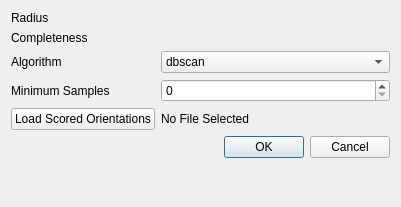
<?xml version="1.0" encoding="UTF-8"?>
<ui version="4.0">
 <class>rerun_clustering_dialog</class>
 <widget class="QDialog" name="rerun_clustering_dialog">
  <property name="geometry">
   <rect>
    <x>0</x>
    <y>0</y>
    <width>401</width>
    <height>207</height>
   </rect>
  </property>
  <property name="windowTitle">
   <string>Re-run Clustering</string>
  </property>
  <layout class="QFormLayout" name="formLayout">
   <item row="0" column="0">
    <widget class="QLabel" name="raduis_label">
     <property name="text">
      <string>Radius</string>
     </property>
    </widget>
   </item>
   <item row="1" column="0">
    <widget class="QLabel" name="completeness_label">
     <property name="text">
      <string>Completeness</string>
     </property>
    </widget>
   </item>
   <item row="1" column="1">
    <widget class="ScientificDoubleSpinBox" name="completeness" native="true">
     <property name="decimals" stdset="0">
      <number>8</number>
     </property>
     <property name="maximum" stdset="0">
      <double>1.000000000000000</double>
     </property>
     <property name="value" stdset="0">
      <double>0.850000000000000</double>
     </property>
    </widget>
   </item>
   <item row="2" column="0">
    <widget class="QLabel" name="alogirthm_label">
     <property name="text">
      <string>Algorithm</string>
     </property>
    </widget>
   </item>
   <item row="2" column="1">
    <widget class="QComboBox" name="algorithms">
     <item>
      <property name="text">
       <string>dbscan</string>
      </property>
     </item>
     <item>
      <property name="text">
       <string>sph-dbscan</string>
      </property>
     </item>
     <item>
      <property name="text">
       <string>ort-dbscan</string>
      </property>
     </item>
     <item>
      <property name="text">
       <string>fclusterdata</string>
      </property>
     </item>
    </widget>
   </item>
   <item row="4" column="0">
    <widget class="QPushButton" name="load_file">
     <property name="text">
      <string>Load Scored Orientations</string>
     </property>
    </widget>
   </item>
   <item row="3" column="0">
    <widget class="QLabel" name="min_samples_label">
     <property name="enabled">
      <bool>true</bool>
     </property>
     <property name="text">
      <string>Minimum Samples</string>
     </property>
    </widget>
   </item>
   <item row="3" column="1">
    <widget class="QSpinBox" name="min_samples">
     <property name="enabled">
      <bool>true</bool>
     </property>
    </widget>
   </item>
   <item row="6" column="1">
    <widget class="QDialogButtonBox" name="buttonBox">
     <property name="orientation">
      <enum>Qt::Horizontal</enum>
     </property>
     <property name="standardButtons">
      <set>QDialogButtonBox::Cancel|QDialogButtonBox::Ok</set>
     </property>
    </widget>
   </item>
   <item row="0" column="1">
    <widget class="ScientificDoubleSpinBox" name="radius" native="true">
     <property name="decimals" stdset="0">
      <number>8</number>
     </property>
     <property name="maximum" stdset="0">
      <double>10000000.000000000000000</double>
     </property>
     <property name="value" stdset="0">
      <double>1.000000000000000</double>
     </property>
    </widget>
   </item>
   <item row="4" column="1">
    <widget class="QLabel" name="file_name">
     <property name="text">
      <string>No File Selected</string>
     </property>
    </widget>
   </item>
  </layout>
 </widget>
 <customwidgets>
  <customwidget>
   <class>ScientificDoubleSpinBox</class>
   <extends>QWidget</extends>
   <header>scientificdoublespinbox.h</header>
  </customwidget>
 </customwidgets>
 <tabstops>
  <tabstop>radius</tabstop>
  <tabstop>completeness</tabstop>
  <tabstop>algorithms</tabstop>
  <tabstop>min_samples</tabstop>
  <tabstop>load_file</tabstop>
 </tabstops>
 <resources/>
 <connections>
  <connection>
   <sender>buttonBox</sender>
   <signal>rejected()</signal>
   <receiver>rerun_clustering_dialog</receiver>
   <slot>reject()</slot>
   <hints>
    <hint type="sourcelabel">
     <x>268</x>
     <y>124</y>
    </hint>
    <hint type="destinationlabel">
     <x>277</x>
     <y>137</y>
    </hint>
   </hints>
  </connection>
  <connection>
   <sender>buttonBox</sender>
   <signal>accepted()</signal>
   <receiver>rerun_clustering_dialog</receiver>
   <slot>accept()</slot>
   <hints>
    <hint type="sourcelabel">
     <x>227</x>
     <y>118</y>
    </hint>
    <hint type="destinationlabel">
     <x>157</x>
     <y>137</y>
    </hint>
   </hints>
  </connection>
 </connections>
</ui>
